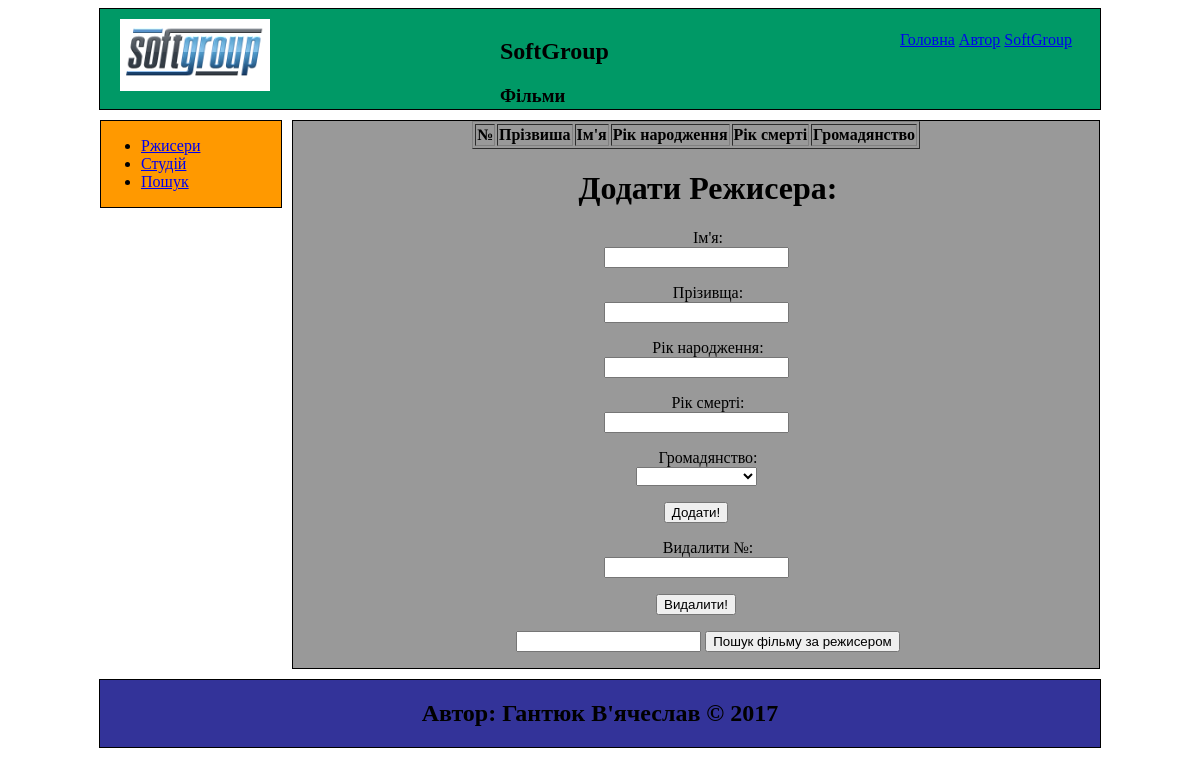
Page /task1.php on the earlier database version.
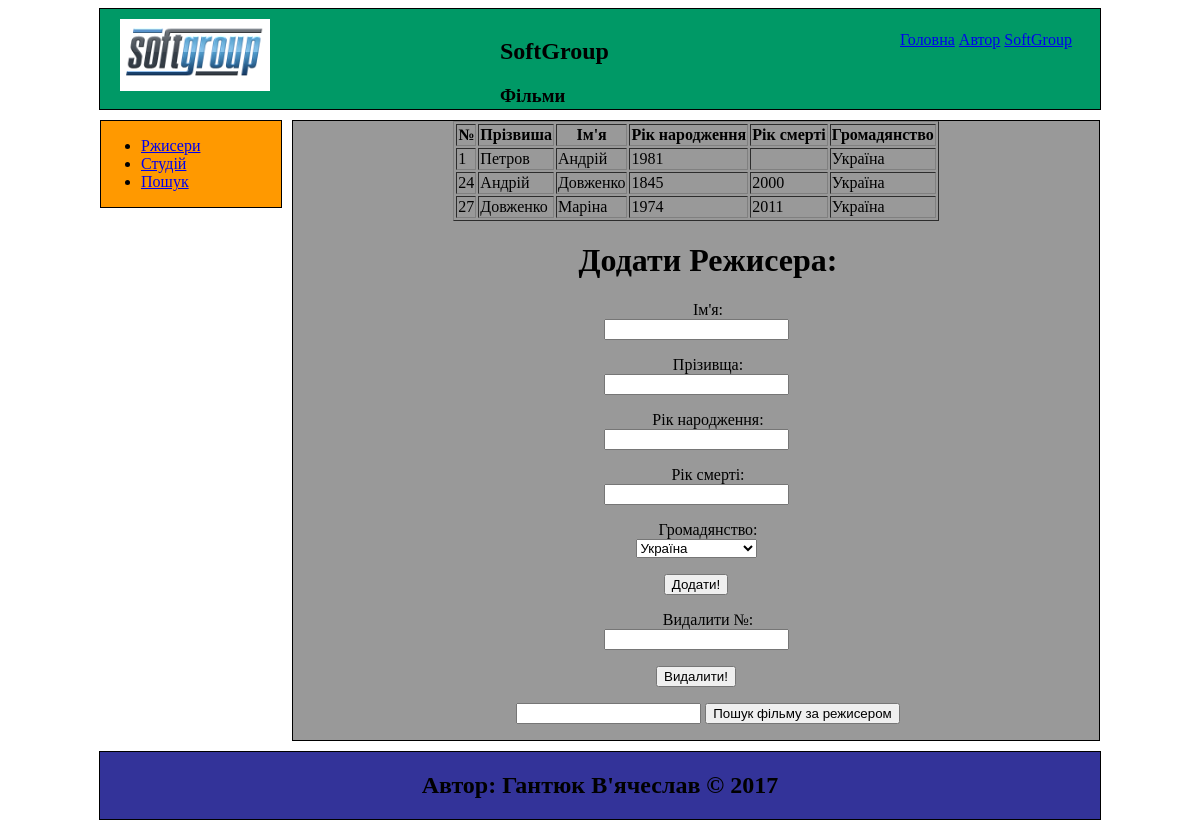
Same page on the later database version.
### tables this page shows
CREATE TABLE `directors` (
  `id` int(6) NOT NULL,
  `S_Name` varchar(250) NOT NULL,
  `L_Name` varchar(250) NOT NULL,
  `Y_Birth` int(4) NOT NULL,
  `Y_Death` int(4) DEFAULT NULL,
  `id_contries` int(6) NOT NULL
);

CREATE TABLE `countries` (
  `id` int(6) NOT NULL,
  `countries` varchar(100) NOT NULL
);

### task1.php (the view, shortened to what this page needs)
<?php
	include("header.php");
	include("DB/db_conect.php");
?>
	<table border="1" align="center">
	<tr>
		<th>№</th>
		<th>Прізвиша</th>
		<th>Ім'я</th>
		<th>Рік народження</th>
		<th>Рік смерті</th>
		<th>Громадянство</th>
	</tr>
<?php
if ($result = $mysqli->query(
	"SELECT d.id, d.S_Name, d.L_Name, d.Y_Birth, d.Y_Death, c.countries AS c_countries
					FROM directors d
					JOIN countries c ON d.id_contries = c.id"
	)) {
	while ($row = $result->fetch_assoc()) {?>
	<tr>
		<td><?php echo $row['id']?></td>
		<td><?php echo $row['S_Name']?></td>
		<td><?php echo $row['L_Name']?></td>
		<td><?php echo $row['Y_Birth']?></td>
		<td><?php echo $row['Y_Death']?></td>
		<td><?php echo $row['c_countries']?></td>
	</tr>
<?php }
}
?>
	</table>
<center>
	<h1>Додати Режисера:</h1>
	<form method="post" action="">
		<p>
			Ім'я: <br> <input type="text" name="l_name" /><br />
		</p>
		<p>
			Прізивща: <br> <input type="text" name="s_name" /><br />
		</p>
		<p>
			Рік народження:<br> <input type="text" name="y_birth" /><br />
		</p>
		<p>
			Рік смерті:<br> <input type="text" name="y_death" /><br />
		</p>
		<p>
			<label>Громадянство:<br></label>
			<select  name="countries">
				<?php if ($result = $mysqli->query("SELECT * FROM countries ")) {
					while ($row = $result->fetch_assoc()) {?>
						<option value="<?php echo $row['id']?>"><?php echo $row['countries']?></option>
					<?php	}
				}?>
			</select>
		</p>
		<input type="submit" value="Додати!" />
	</form>
	<form method="post" action="">
	<p>
		Видалити №: <br> <input type="text" name="num" /><br />
	</p>
		<input type="submit" value="Видалити!" />
	</form>
	<form method="post" action="">
		<p>
			<input type="text" name="name_directors" />
			<input type="submit" value="Пошук фільму за режисером" />
			<br>
		</p>
	</form>
</center>
<?php
	include("footer.php");
?>

### header.php (shortened to what this page needs)
<link rel="stylesheet" type="text/css" href="css/style.css"/>
</head>
<body>
	<div class="header">
		<img id="logo" src="img/Logo.png"/>
		<div class="menu_head">
			<a href="index.php">Головна</a>
			<a href="autor.php">Автор</a>
			<a target="_blank" href="http://www.soft-group.com">SoftGroup </a>
		</div>
		<div class="text_head"><h2>SoftGroup </h2> <h3>Фільми</h3></div>
	</div>
	<div class="pages">
		<div class="sidebar">
			<ul>
				<li><a href="task1.php">Ржисери</a></li>
				<li><a href="task2.php">Студій</a></li>
				<li><a href="task3.php">Пошук</a></li>
			</ul>
		</div>
	<div class="content">

### footer.php (shortened to what this page needs)
</div>
</div>
<div class="footer">
	<center><h2>Автор: Гантюк В'ячеслав © 2017</h2></center>
</div>
</body>
</html>

### css/style.css (style rules this page uses)
.header { margin-left:auto; margin-right:auto; margin-bottom:10px; width:1000px; height:100px; border:1px solid #000000; background: #009966; background-image: url(img/1.gif); }
.pages { margin-left:auto; margin-right:auto; width:1000px; }
#logo { margin-left:20px; margin-top:10px; width:150px; }
.text_head { margin-top:-30px; margin-left:400px; }
.menu_head { margin-top:-60px; margin-left:800px; }
.content { width:806px; height:auto; border:1px solid #000000; background: #999999; float:left; text-indent: 1.5em; text-align: justify; }
p { text-indent: 1.5em; }
.sidebar { margin-right:10px; width:180px; height:auto; border:1px solid #000000; background: #FF9900; float:left; }
.footer { margin-top:10px; margin-left:auto; margin-right:auto; width:1000px; height:auto; border:1px solid #000000; background: #333399; }

Differences in the rows shown:
added directors: id "1", S_Name "Петров", L_Name "Андрій", Y_Birth "1981", id_contries.countries "Україна"
added directors: id "24", S_Name "Андрій", L_Name "Довженко", Y_Birth "1845", Y_Death "2000", id_contries.countries "Україна"
added directors: id "27", S_Name "Довженко", L_Name "Маріна", Y_Birth "1974", Y_Death "2011", id_contries.countries "Україна"
Other differences:
form field countries: (not shown) → "Україна"
